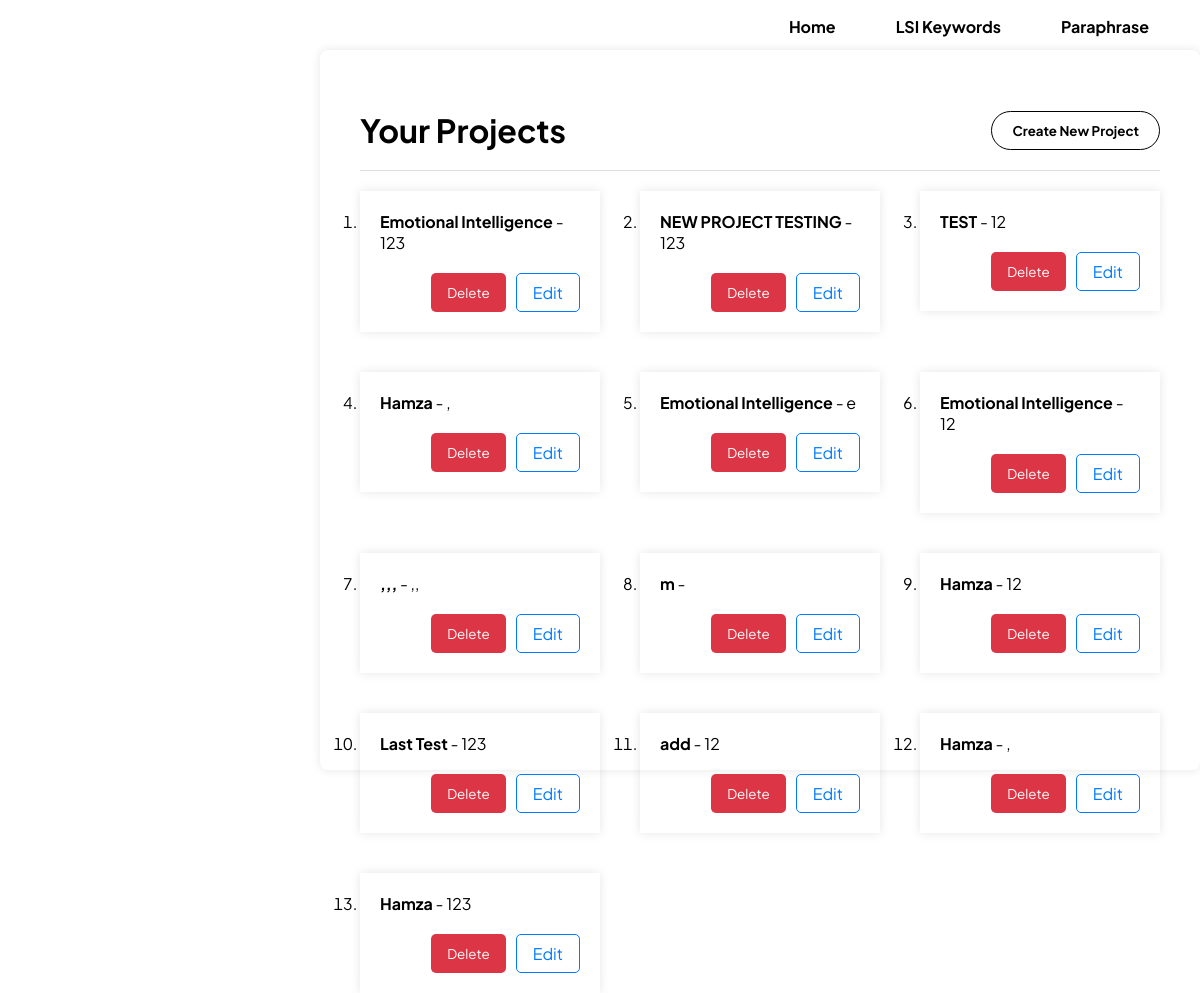
The app's page /projects (signed in) with its own data.
### models.py (models this page shows)
class Project(db.Model):
    id = db.Column(db.Integer, primary_key=True)
    title = db.Column(db.String(150), nullable=False)
    description = db.Column(db.Text, nullable=True)
    user_id = db.Column(db.Integer, db.ForeignKey('user.id'), nullable=False)

### main.py (the view)
@app.route("/projects")
@signup_requireds  # Use the custom decorator
def projects():
    user_projects = Project.query.filter_by(user_id=current_user.id).all()
    form = ProjectForm()
    return render_template("projects.html", projects=user_projects, form=form)

### main.py (called while the page is built)
@login_manager.user_loader
def load_user(user_id):
    user = User.query.get(user_id)
    if user:
        return user
    admin = Admin.query.get(user_id)
    if admin:
        return admin
    return None

def signup_requireds(f):
    @wraps(f)
    def decorated_function(*args, **kwargs):
        if not current_user.is_authenticated:
            return redirect(url_for('signup'))
        return f(*args, **kwargs)
    return decorated_function

### templates/projects.html (shortened to what this page needs)
<!DOCTYPE html>
<html lang="en">
<head>
    <link rel="stylesheet" type="text/css" href="{{ url_for('static', filename='css/projects.css') }}">
    <link rel="stylesheet" type="text/css" href="{{ url_for('static', filename='css/navbar.css') }}">
</head>
<body>
    <div class="container">
        {% include 'navbar.html'%}
        <div class="project_header">
            <h1>Your Projects</h1>
            <a href="{{ url_for('new_project') }}">
                <button class="create_project_btn">Create New Project</button>
            </a>
        </div>
        <ol class="project-list">
            {% for project in projects %}
            <li>
                <div class="project-item">
                    <strong>{{ project.title }}</strong> - {{ project.description }}
                    <div class="button-group">
                        <form method="POST" action="{{ url_for('delete_project', project_id=project.id) }}">
                            <button class="delete-button" type="submit">Delete</button>
                        </form>
                        <a class="edit-link" href="{{ url_for('edit_project', project_id=project.id) }}">Edit</a>
                    </div>
                </div>
            </li>
            {% endfor %}
        </ol>
    </div>
</body>
</html>

### templates/navbar.html
<nav>
    <ul>
        <li><a href="{{ url_for('home') }}">Home</a></li>
        <li><a href="{{ url_for('keyword_gen') }}">LSI Keywords</a></li>
        <li><a href="{{ url_for('paraphrasetool') }}">Paraphrase</a></li>
    </ul>
</nav>

### static/css/projects.css (style rules this page uses)
* { font-family: "Plus Jakarta Sans", sans-serif; }
.container { max-width: 800px; height: 80vh; width: 100%; margin: 100px 320px; padding: 20px 40px; border-radius: 8px; box-shadow: 0 0 10px rgba(0, 0, 0, 0.1); margin-top: 50px; }
.project_header { display: flex; justify-content: space-between; align-items: center; padding-bottom: 20px; border-bottom: 1px solid #ddd; }
.create_project_btn { background-color: #fff; padding: 10px 20px; border: 1px solid black; outline: none; font-weight: bold; border-radius: 20px; cursor: pointer; transition: .2s ease-in-out; }
.project-list { margin-top: 20px; display: grid; grid-template-columns: repeat(3, 1fr); gap: 40px; }
.project-item { box-shadow: 0 0 10px rgba(0, 0, 0, 0.1); padding: 20px; list-style: none; }
.button-group { margin-top: 20px; display: flex; justify-content: flex-end; }
.delete-button { background-color: #dc3545; color: white; border: none; padding: 8px 16px; cursor: pointer; margin-right: 10px; border-radius: 5px; height: 100%; }
.edit-link { color: #007bff; text-decoration: none; padding: 8px 16px; border: 1px solid #007bff; border-radius: 5px; }

### static/css/navbar.css (style rules this page uses)
* { margin: 0; padding: 0; font-family: "Plus Jakarta Sans", sans-serif; }
nav { color: black; padding: 10px 0; position: fixed; width: 100%; top: 0; left: 0; z-index: 1000; font-family:Courier, monospace; }
nav ul { list-style-type: none; margin-top:6px; padding: 0; display: flex; justify-content: right; margin-right: 21px; }
nav ul li { margin: 0 15px; }
nav ul li a { color: black; text-decoration: none; font-weight: bold; padding: 10px 15px; transition: background-color 0.3s ease; }
.container { padding-top: 60px; }

### records on screen
Project: title "Emotional Intelligence", description "123"
Project: title "NEW PROJECT TESTING", description "123"
Project: title "TEST", description "12"
Project: title "Hamza", description ","
Project: title "Emotional Intelligence", description "e"
Project: title "Emotional Intelligence", description "12"
Project: title ",,,", description ",,"
Project: title "m"
Project: title "Hamza", description "12"
Project: title "Last Test", description "123"
Project: title "add", description "12"
Project: title "Hamza", description ","
Project: title "Hamza", description "123"
